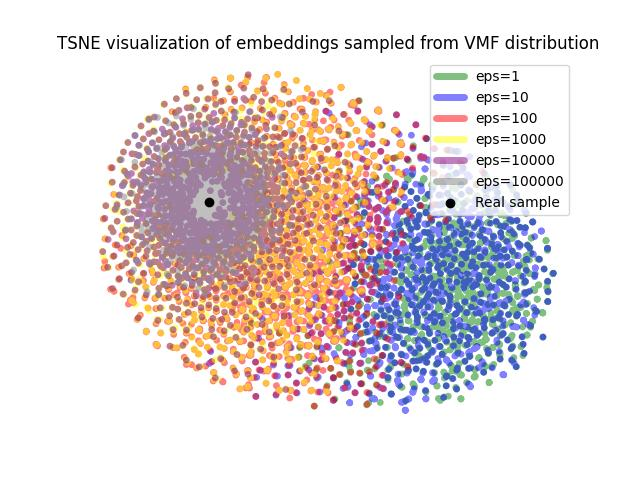

The script that saved this image:
import sys

import matplotlib.pyplot as plt
import numpy as np
from sklearn.manifold import TSNE

sys.path.append("..")


from utils.inference.anonymization import rvMF


def expand(x, y, gap=1e-4):
    add = np.tile([0, gap, np.nan], len(x))
    x1 = np.repeat(x, 3) + add
    y1 = np.repeat(y, 3) + add
    return x1, y1


if __name__ == "__main__":
    plt.rcParams["lines.solid_capstyle"] = "round"

    samples = []

    emb_dim = 128
    pps = [1, 1e1, 1e2, 1e3, 1e4, 1e5]
    colors = ["green", "blue", "red", "yellow", "purple", "gray"]

    real = np.random.rand(emb_dim) - 0.5
    real = real / np.linalg.norm(real)
    samples.append(real)

    # for i in range(1000):
    #     uni = np.random.uniform(low=-1, high=1, size=emb_dim)
    #     uni = uni / np.linalg.norm(uni)
    #     samples.append(uni)

    for pp in pps:
        for i in range(1000):
            eps = rvMF(1, real * pp)
            eps = np.squeeze(eps)
            eps = eps / np.linalg.norm(eps)
            samples.append(eps)

    samples = np.asarray(samples)
    S = TSNE(n_components=2).fit_transform(samples)

    # plt.scatter(S[1:1000, 0], S[1:1000, 1], color="yellow", alpha=1, label="Uniform")

    for i, (pp, color) in enumerate(zip(pps, colors)):
        low = 1000 * (i) + 1
        high = 1000 * (i + 1)

        # using a dumb trick to get non-overlapping transparency in points
        plt.plot(
            *expand(S[low:high, 0], S[low:high, 1]),
            color=color,
            lw=5,
            alpha=0.5,
            label=f"eps={pp:0.0f}",
        )

    plt.scatter(
        S[0, 0], S[0, 1], color="k", alpha=1, label="Real sample", zorder=np.inf
    )

    plt.legend()
    plt.title("TSNE visualization of embeddings sampled from VMF distribution")
    plt.axis("off")
    plt.savefig("vmf_tsne.jpg")
